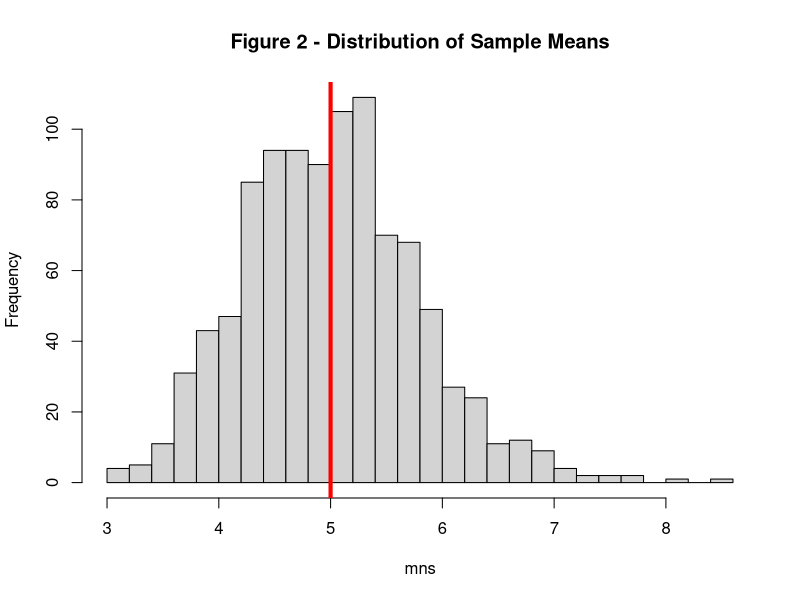
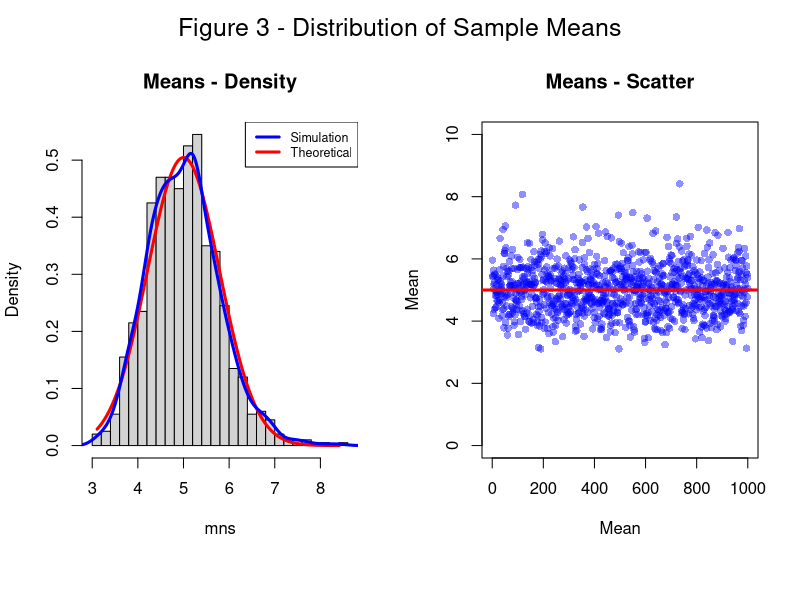
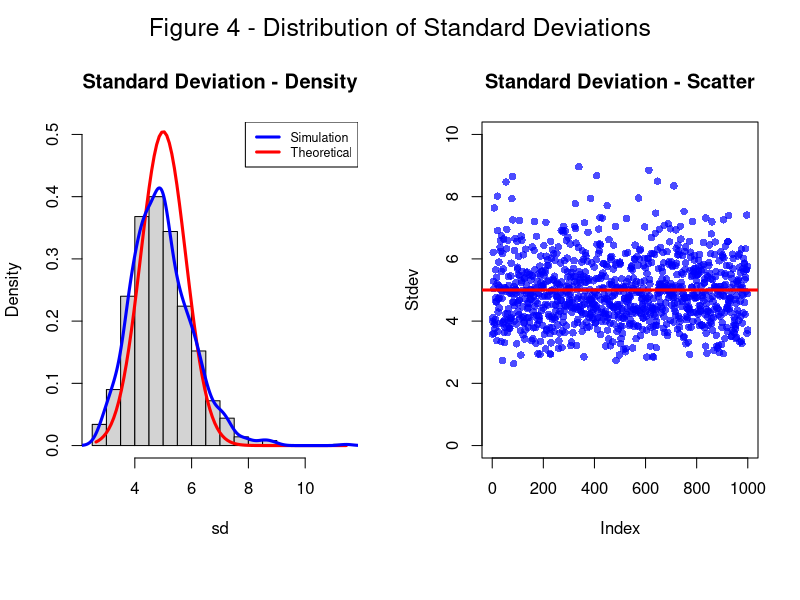
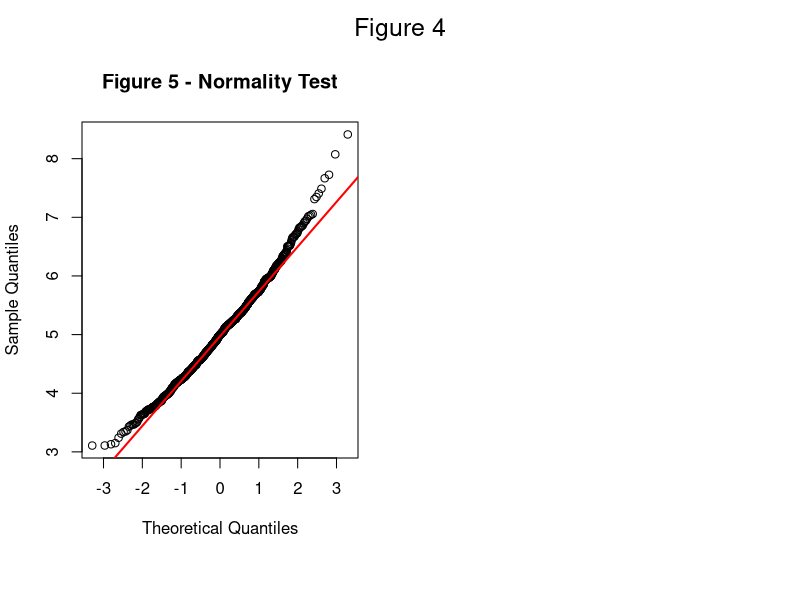

The R script that drew these images, in order:
## ---- chunk 1
knitr::opts_chunk$set(echo = TRUE)
## ---- chunk 2
lambda <- .2
n <- 40
s <- 1000
mns = NULL
sd = NULL
dat = NULL
for (i in 1:s) {
       set.seed(i)
       dat = c(dat, rexp(n, lambda))
       mns = c(mns, mean(rexp(n, lambda)))
       sd = c(sd, sd(rexp(n, lambda)))
}
## ---- chunk 3
sample_mean = mean(mns)
sample_mean
theor_mean = 1/lambda
theor_mean
hist(mns, 22, main = "Figure 2 - Distribution of Sample Means")
abline(v=5,lw=4,col="red")
## ---- chunk 4
#Setting up graphs side by side
par(mfrow=c(1,2), oma=c(2,0,2,0))
#Generating histogram as a density function
hist(mns, 22, freq = FALSE, main = "Means - Density")
#Fitting the theoretical line
xfit <- seq(min(mns), max(mns), length = 100)
yfit <- dnorm(xfit, mean = 1/lambda, sd = 1/lambda/sqrt(n))
lines(xfit, yfit, pch=22, lty = 1, lw = 3, col = "red")
#Fitting the line to the data
lines(density(mns), lw = 3, col = "blue")
mtext("Figure 3 - Distribution of Sample Means", outer = TRUE, cex = 1.5)
#Adding a legend and title
legend('topright', c("Simulation", "Theoretical"), col=c("blue", "red"), lw=c(3,3), cex = .75)
#plotting the data on the mean for the 1000 simulations
plot(mns, main = "Means - Scatter", ylab = "Mean", xlim = c(0,s), ylim = c(0,10), xlab = "Mean", pch = 16, col = adjustcolor("blue", alpha=0.44))
abline(h=5, col = "red", lw =3)
## ---- chunk 5
sample_var <- var(mns)
sample_var
theor_var <- (1/lambda^2)/n
theor_var
## ---- chunk 6
par(mfrow=c(1,2), oma=c(2,0,2,0))
hist(sd, 22, freq = FALSE, ylim = c(0,.5), main = "Standard Deviation - Density")
#Fitting the theoretical line
xfit <- seq(min(sd), max(sd), length = 100)
yfit <- dnorm(xfit, mean = 1/lambda, sd = 1/lambda/sqrt(n))
lines(xfit, yfit, pch=22, lty = 1, lw = 3, col = "red")
#Fitting the line to the data
lines(density(sd), lw = 3, col = "blue")
#Adding a legend and title
legend('topright', c("Simulation", "Theoretical"), col=c("blue", "red"), lw=c(3,3), cex = .75)
mtext("Figure 4 - Distribution of Standard Deviations", outer = TRUE, cex = 1.5)
plot(sd, main = "Standard Deviation - Scatter", ylab = "Stdev", xlim = c(0,s), ylim = c(0,10),pch = 16, col = adjustcolor("blue", alpha=0.7))
abline(h=5, col = "red", lw =3)
## ---- chunk 7
qqnorm(mns, main= "Figure 5 - Normality Test")
qqline(mns, col="red", lw = "2")
mtext("Figure 4", outer = TRUE, cex = 1.5)
